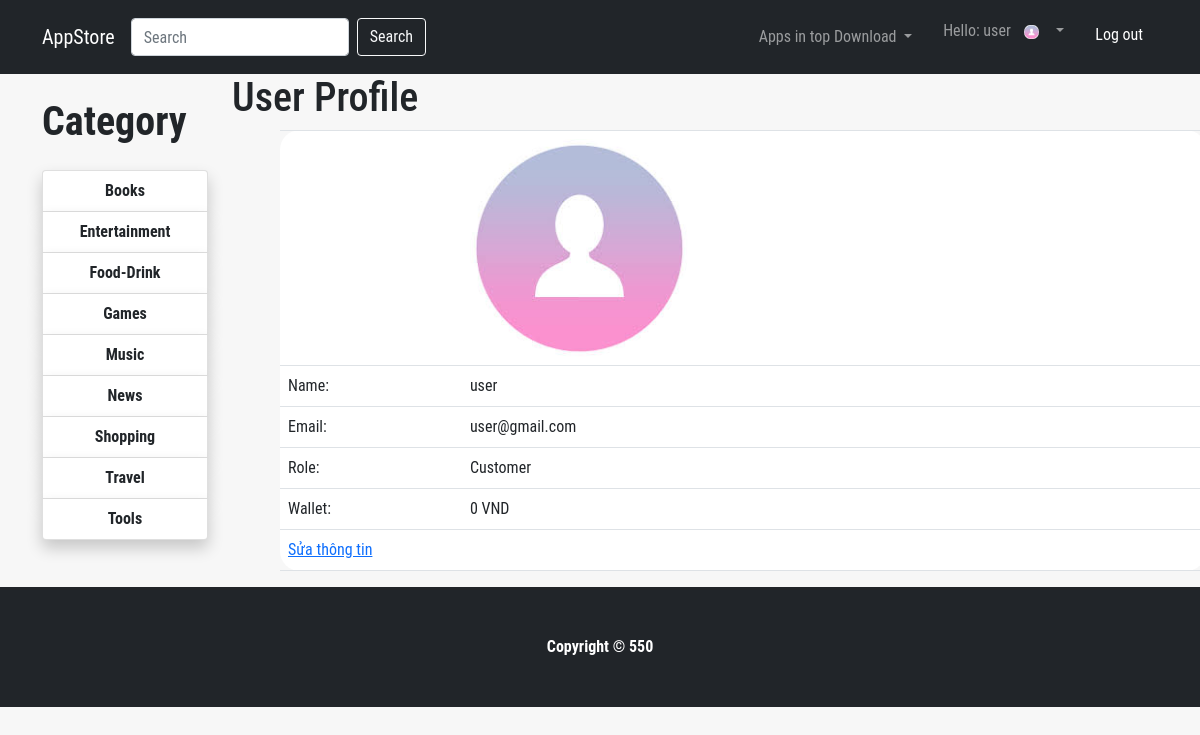
Screenshot of /index.php?quanly=UserProfile&idedit=user@gmail.com (signed in) with the database file from the repository.
### tables this page shows
CREATE TABLE `user` (
  `ID` int(11) NOT NULL,
  `FullName` varchar(100) NOT NULL,
  `Email` varchar(100) NOT NULL,
  `Pass` varchar(100) NOT NULL,
  `Level` int(1) NOT NULL DEFAULT 1,
  `Budget` int(11) NOT NULL DEFAULT 0,
  `De_Name` varchar(100) NOT NULL,
  `Contact_Info` text NOT NULL,
  `AVT` varchar(100) NOT NULL DEFAULT 'image/AVT/AVT_Default.png'
);

CREATE TABLE `manage_type` (
  `ID_Type` int(11) NOT NULL,
  `Type_Name` varchar(100) NOT NULL
);

### Pages/Main/UserProfile.php (the view, shortened to what this page needs)
<?php
    if(isset($_SESSION['Login']))
    {
?>
<?php
if (!isset($_SESSION['Login'])) {
    echo "False";
} else {
?>
    <?php
    if (isset($_GET['idedit'])) {
        $idedit = $_GET['idedit'];
    } else {
        $idedit = '';
    }
    $sql_sua_thongtin = "SELECT * FROM user WHERE Email='$idedit' LIMIT 1";
    $query_sua_thongtin = mysqli_query($mysqli, $sql_sua_thongtin);
    ?>
    <table class="table  mx-5 bg-white" id="userprofile" >
        <h1>User Profile</h1>
        <?php
        while ($dong = mysqli_fetch_array($query_sua_thongtin)) {
        ?>
            <tr>
                <td id=></td>
                <td><img style="height:30%; width:30%; border-radius:500px;" src="<?php echo $dong['AVT'] ?>"></td>
            </tr>
            <tr>
                <td>Name: </td>
                <td><?php echo $dong['FullName'] ?></td>
            </tr>
            <tr>
                <td>Email:</td>
                <td><?php echo $dong['Email'] ?></td>
            </tr>
            <tr>
                <td>Role:</td>
                <td>
                    <?php
                    if ($dong['Level'] == 1) {
                    ?>
                        <?php echo "Customer" ?>
                    <?php
                    } elseif ($dong['Level'] == 2) {
                    ?>
                        <?php echo "Customer - Developer" ?>
                    <?php
                    } elseif ($dong['Level'] == 3) {
                    ?>
                        <?php echo "Admin" ?>
                    <?php
                    }
                    ?>
                </td>
            </tr>
            <tr>
                <td>Wallet:</td>
                <td>
                    <?php echo $dong['Budget'] . " " . "VND" ?>
                </td>
            </tr>
        <?php
        }
        ?>
        <td colspan="2"><a href="index.php?quanly=UserProfile_Edit&idedit=<?php echo $_SESSION['Login'] ?>">Sửa thông tin</a></td>
    </table>
<?php
}
?>
<?php
    }
?>

### Pages/header.php (shortened to what this page needs)
<?php
if (isset($_SESSION['Login'])) {
    $Email = $_SESSION['Login'];
    $sql_level = "SELECT * FROM user WHERE Email='$Email' LIMIT 1";
    $query_level = mysqli_query($mysqli, $sql_level);
    $user = mysqli_fetch_array($query_level);
}
?>
<nav class="navbar navbar-expand-lg navbar-dark bg-dark">
    <div class="container">
        <a class="navbar-brand" href="index.php">AppStore</a>
        <div class="search-container">
            <form class="form-inline my-2 my-lg-0" method="POST" action="index.php?quanly=Search">
                <input name="Search_Name" class="form-control mr-sm-2" type="text" placeholder="Search" aria-label="Search">
                <button class="btn btn-outline-light my-2 my-sm-0" name="Search" type="submit">Search</button>
            </form>
        </div>
        <div class="collapse navbar-collapse" id="navbarResponsive">
            <ul class="navbar-nav ml-auto text-center">
                <li class="nav-item dropdown">
                    <a class="nav-link dropdown-toggle" href="#" id="Dropdown1" role="button" data-toggle="dropdown" aria-haspopup="true" aria-expanded="false">
                        Apps in top Download
                    </a>
                </li>
                <?php
                if (!isset($_SESSION['Login'])) {
                ?>
                    <li class="nav-item active">
                        <a class="nav-link" id="login" href="login.php">
                            Login
                            <span class="sr-only">(current)</span>
                        </a>
                    </li>
                    <li class="nav-item active">
                        <a class="nav-link" id="signup" href="signup.php">
                            Sign Up
                            <span class="sr-only">(current)</span>
                        </a>
                    </li>
                <?php
                } else {
                ?>
                    <li class="nav-item dropdown">
                        <a class="nav-link dropdown-toggle" href="#" id="navbarDropdown" role="button" data-toggle="dropdown" aria-haspopup="true" aria-expanded="false">
                            <div class="d-inline">
                                Hello:
                                <?php
                                if (isset($_SESSION['Login'])) {
                                    echo $user['FullName'];
                                }
                                ?>
                                <img id = "ava" style="border-radius:500px" class=" AVT h-25 w-25" src="<?php echo $user['AVT']; ?>" alt="">
                            </div>
                        </a>
                    </li>
                <?php
                }
                ?>
                <?php
                if (isset($_SESSION['Login'])) {
                ?>
                    <li class="nav-item">
                        <a id ="logout"class="nav-link text-white" href="?Log=3">Log out
                        </a>
                    </li>
                <?php
                }
                ?>
            </ul>
        </div>
    </div>
</nav>

### Pages/Sidebar/sidebar.php
<h1 class="my-4 font-weight-bold">Category</h1>
<?php
$sql_Type = "SELECT * FROM manage_type ORDER BY ID_Type ASC";
$query_Type = mysqli_query($mysqli, $sql_Type);
?>
<div class="list-group">
    <?php
    while ($dong = mysqli_fetch_array($query_Type)) {
    ?>
        <a class="list-group-item font-weight-bold" id="listitem" href="index.php?quanly=sidebarlist&idloai=<?php echo $dong['Type_Name'] ?>"><?php echo $dong['Type_Name'] ?></a>
    <?php
    }
    ?>
</div>

### style.css (style rules this page uses)
* { padding: 0px; margin: 0px; box-sizing: border-box; font-family: "Roboto Condensed"; }
body { background-color: #f1f1f18f; }
#listitem { box-shadow: 0 8px 16px 0 #00000033; border: collapse; }
.list-group { text-align: center; }
#ava { max-width: 50px; size: 12px; padding: 9px 10px; }
#Dropdown1 { text-align: center; padding: 17px 15px; }
#logout { padding: 15px 15px; }
#userprofile { border-radius: 20px; border: 1px collapse black; }

### rows the page displays
user: FullName "user", AVT (placeholder picture), Email "user@gmail.com", Level "Customer", Budget "0"
manage_type: Type_Name "Books"
manage_type: Type_Name "Entertainment"
manage_type: Type_Name "Food-Drink"
manage_type: Type_Name "Games"
manage_type: Type_Name "Music"
manage_type: Type_Name "News"
manage_type: Type_Name "Shopping"
manage_type: Type_Name "Travel"
manage_type: Type_Name "Tools"
